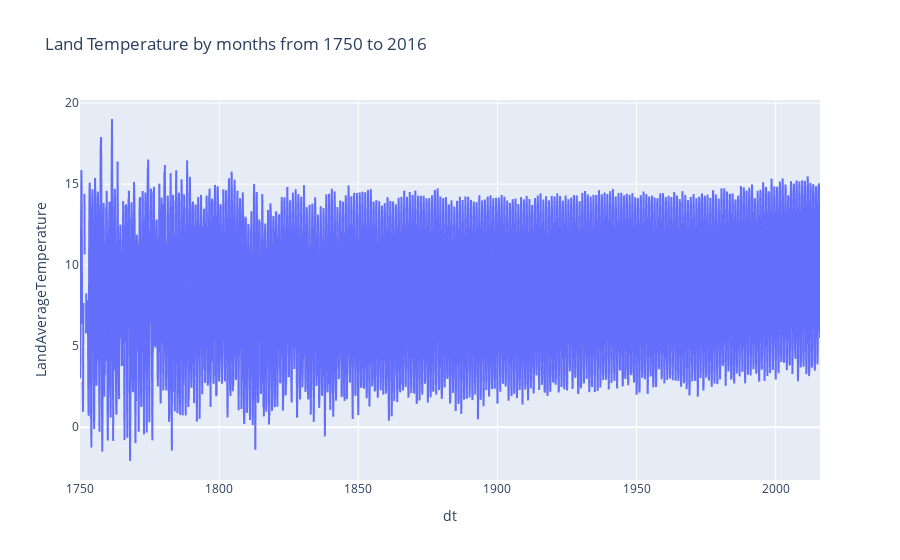

Write notebook code for a chart like this one.
### Markdown cell above
### Land Temperature over the years by months

### Code cell
fig = px.line(dfs['GlobalTemperatures.csv'], 
              x='dt', 
              y="LandAverageTemperature",
              title="Land Temperature by months from 1750 to 2016")
fig.show()

### Figure 1 — Plotly figure (JSON) as saved in the notebook; plotly's stock layout.template omitted (floating-point values rounded to 4 significant figures; data arrays with more than 128 entries replaced by an {"elided": "..."} marker saying what was removed)
{"data": [{"hovertemplate": "dt=%{x}<br>LandAverageTemperature=%{y}<extra></extra>", "legendgroup": "", "line": {"color": "#636efa", "dash": "solid"}, "marker": {"symbol": "circle"}, "mode": "lines", "name": "", "showlegend": false, "type": "scattergl", "x": {"elided": "3192 str values"}, "xaxis": "x", "y": {"elided": "3192 float values"}, "yaxis": "y"}], "layout": {"legend": {"tracegroupgap": 0}, "title": {"text": "Land Temperature by months from 1750 to 2016"}, "xaxis": {"anchor": "y", "domain": [0, 1], "title": {"text": "dt"}}, "yaxis": {"anchor": "x", "domain": [0, 1], "title": {"text": "LandAverageTemperature"}}}}
